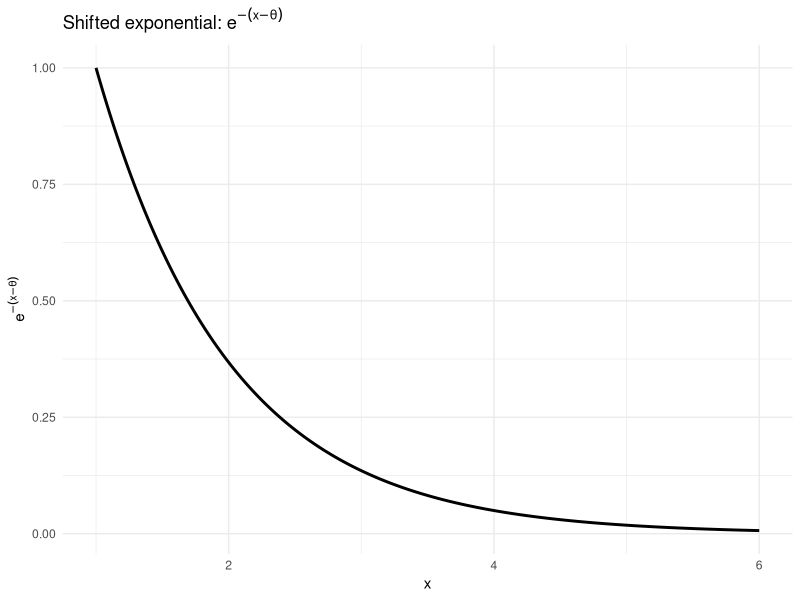

Write the R code that produced this figure.
## ---- chunk 1
library(ggplot2)

theta <- 1
df <- data.frame(
  x = seq(theta, theta + 5, length.out = 500)
)

df$y <- exp(-(df$x - theta))

ggplot(df, aes(x, y)) +
  geom_line(linewidth = 1) +
  labs(
    x = "x",
    y = expression(e^{-(x-theta)}),
    title = expression(paste("Shifted exponential: ", e^{-(x-theta)}))
  ) +
  theme_minimal()
